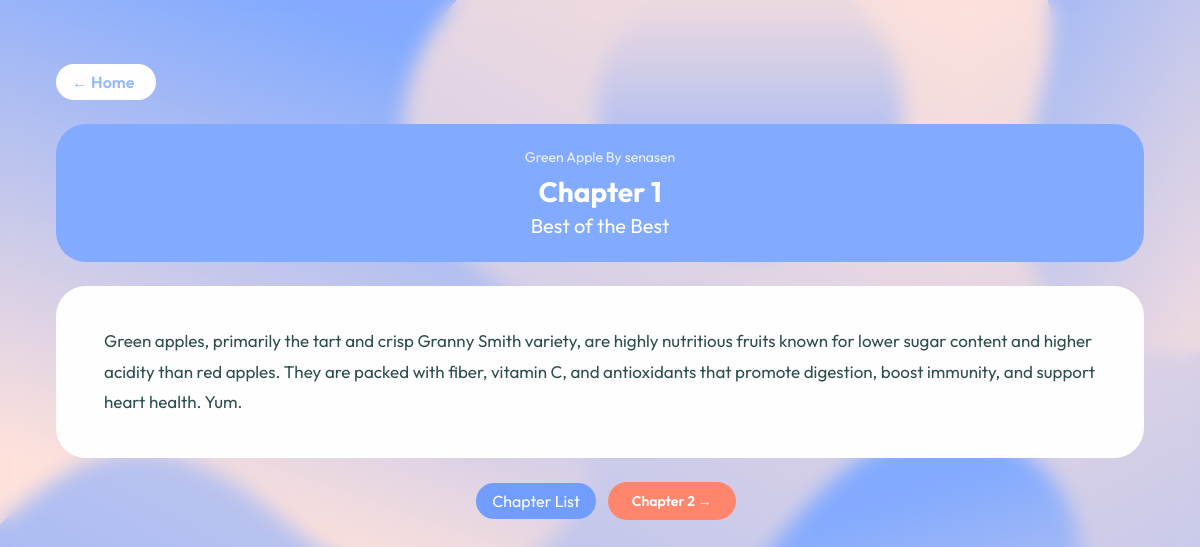
The page /novel/1/chapter/1 on the database its author committed.
### app.py (models this page shows)
class Novel(db.Model):
    id = db.Column(db.Integer, primary_key=True)
    title = db.Column(db.String(200), nullable=False)
    description = db.Column(db.Text, nullable=False)
    genre = db.Column(db.String(100), nullable=False)
    cover_color = db.Column(db.String(20), default='#95B7FF')
    author_id = db.Column(db.Integer, db.ForeignKey('user.id'), nullable=False)
    created_at = db.Column(db.DateTime, default=datetime.utcnow)
    updated_at = db.Column(db.DateTime, default=datetime.utcnow, onupdate=datetime.utcnow)
    chapters = db.relationship('Chapter', backref='novel', lazy=True, cascade='all, delete-orphan', order_by='Chapter.chapter_number')

class User(db.Model):
    id = db.Column(db.Integer, primary_key=True)
    full_name = db.Column(db.String(100), nullable=False)
    email = db.Column(db.String(120), unique=True, nullable=False)
    username = db.Column(db.String(50), unique=True, nullable=False)
    password_hash = db.Column(db.String(256), nullable=False)
    created_at = db.Column(db.DateTime, default=datetime.utcnow)
    novels = db.relationship('Novel', backref='author', lazy=True)

class Chapter(db.Model):
    id = db.Column(db.Integer, primary_key=True)
    novel_id = db.Column(db.Integer, db.ForeignKey('novel.id'), nullable=False)
    chapter_number = db.Column(db.Integer, nullable=False)
    title = db.Column(db.String(200), nullable=False)
    content = db.Column(db.Text, nullable=False)
    created_at = db.Column(db.DateTime, default=datetime.utcnow)
    updated_at = db.Column(db.DateTime, default=datetime.utcnow, onupdate=datetime.utcnow)

### app.py (the view)
@app.route('/novel/<int:novel_id>/chapter/<int:chapter_number>')
def read_chapter(novel_id, chapter_number):
    novel = Novel.query.get_or_404(novel_id)
    chapter = Chapter.query.filter_by(novel_id=novel_id, chapter_number=chapter_number).first_or_404()
    current_user = get_current_user()
    is_author = current_user and current_user.id == novel.author_id
    prev_chapter = Chapter.query.filter_by(novel_id=novel_id).filter(
        Chapter.chapter_number < chapter_number
    ).order_by(Chapter.chapter_number.desc()).first()
    next_chapter = Chapter.query.filter_by(novel_id=novel_id).filter(
        Chapter.chapter_number > chapter_number
    ).order_by(Chapter.chapter_number.asc()).first()
    return render_template('chapter.html',
        novel=novel,
        chapter=chapter,
        current_user=current_user,
        is_author=is_author,
        prev_chapter=prev_chapter,
        next_chapter=next_chapter
    )

### app.py (called while the page is built)
def get_current_user():
    if 'user_id' in session:
        return User.query.get(session['user_id'])
    return None

### templates/chapter.html (shortened to what this page needs)
{% extends "base.html" %}
{% block body %}
<body class="db-body">
    <div style="max-width: 1200px; width: 100%; margin: 0 auto; padding: 32px 24px;">
        <nav style="margin-bottom: 24px; font-size: 14px; color: var(--blue-medium);">
            <a href="{{ url_for('dashboard') }}" style="color: var(--blue-medium); text-decoration: none; font-weight: 600;
                background-color: var(--white); border-radius: 9999px; padding: 8px 16px; max-width: 100px;">← Home</a>
        </nav>
        <div class="card" style="margin-bottom: 24px; text-align: center; background: #82AAFF; color: var(--white);">
            <p style="font-size: 14px; opacity: 0.85; margin-bottom: 8px;">
                {{ novel.title }} By {{ novel.author.username }}
            </p>
            <h1 style="font-size: 28px; font-weight: 700; margin-bottom: 4px;">
                Chapter {{ chapter.chapter_number }}
            </h1>
            <h2 style="font-size: 20px; font-weight: 400;">{{ chapter.title }}</h2>
        </div>
        <div class="card chapter-content" style="color: darkslategray; line-height: 1.8;">
            {{ chapter.content | replace('\n', '<br>') | safe }}
        </div>
        <div style="display: flex; justify-content: center; align-items: center; margin-top: 24px; flex-wrap: wrap; gap: 12px;">
            <a href="{{ url_for('novel_detail', novel_id=novel.id) }}"
               style="color: var(--white); text-decoration: none; background-color: var(--blue-dark);
               border-radius: 9999px; padding: 8px 16px; max-width: 200px;">Chapter List</a>
            {% if next_chapter %}
            <a href="{{ url_for('read_chapter', novel_id=novel.id, chapter_number=next_chapter.chapter_number) }}"
               class="btn-orange" style="text-decoration: none;">
                Chapter {{ next_chapter.chapter_number }} →
            </a>
            {% endif %}
        </div>
    </div>
</body>
{% endblock %}

### static/style.css (style rules this page uses)
:root { --blue-dark: #709DFF; --blue-medium: #95B7FF; --blue-light: #d8e6ff; --orange: #FF856D; --white: #FFFEFE; }
* { box-sizing: border-box; margin: 0; padding: 0; }
.db-body { background-image: url('images/bg.svg'); min-height: 100vh; min-width: 100vw; font-family: 'Outfit', sans-serif; padding: 32px; display: flex; justify-content: center; backdrop-filter: blur(10px); }
.card { background: var(--white); color: var(--blue-medium); border-radius: 30px; padding: 24px; }
nav { flex-grow: 1; display: flex; flex-direction: column; gap: 24px; }
nav a { display: flex; align-items: center; gap: 16px; text-decoration: none; color: var(--blue-medium); font-size: 16px; transition: color 0.5s; padding: 4px 8px; }
::placeholder { color: var(--blue-medium); }
.btn-orange { background: var(--orange); color: white; border: none; padding: 10px 24px; border-radius: 20px; font-family: 'Outfit', sans-serif; font-size: 14px; font-weight: 600; cursor: pointer; transition: background 0.2s; display: inline-block; }
.chapter-content { font-size: 17px; line-height: 1.9; color: #2d3748; font-family: 'Outfit', sans-serif; padding: 40px 48px; }

### rows shown on the page
Novel: title "Green Apple"
User: author.username "senasen"
Chapter: chapter_number "1", title "Best of the Best", content "Green apples, primarily the tart and crisp Granny Smith variety, are highly nutritious fruits known for lower sugar content and higher acidity than red apples. They are packed with fiber, vitamin C, and antioxidants that promote digestion, boost immunity, and support heart health. Yum."
Chapter: chapter_number "2"
